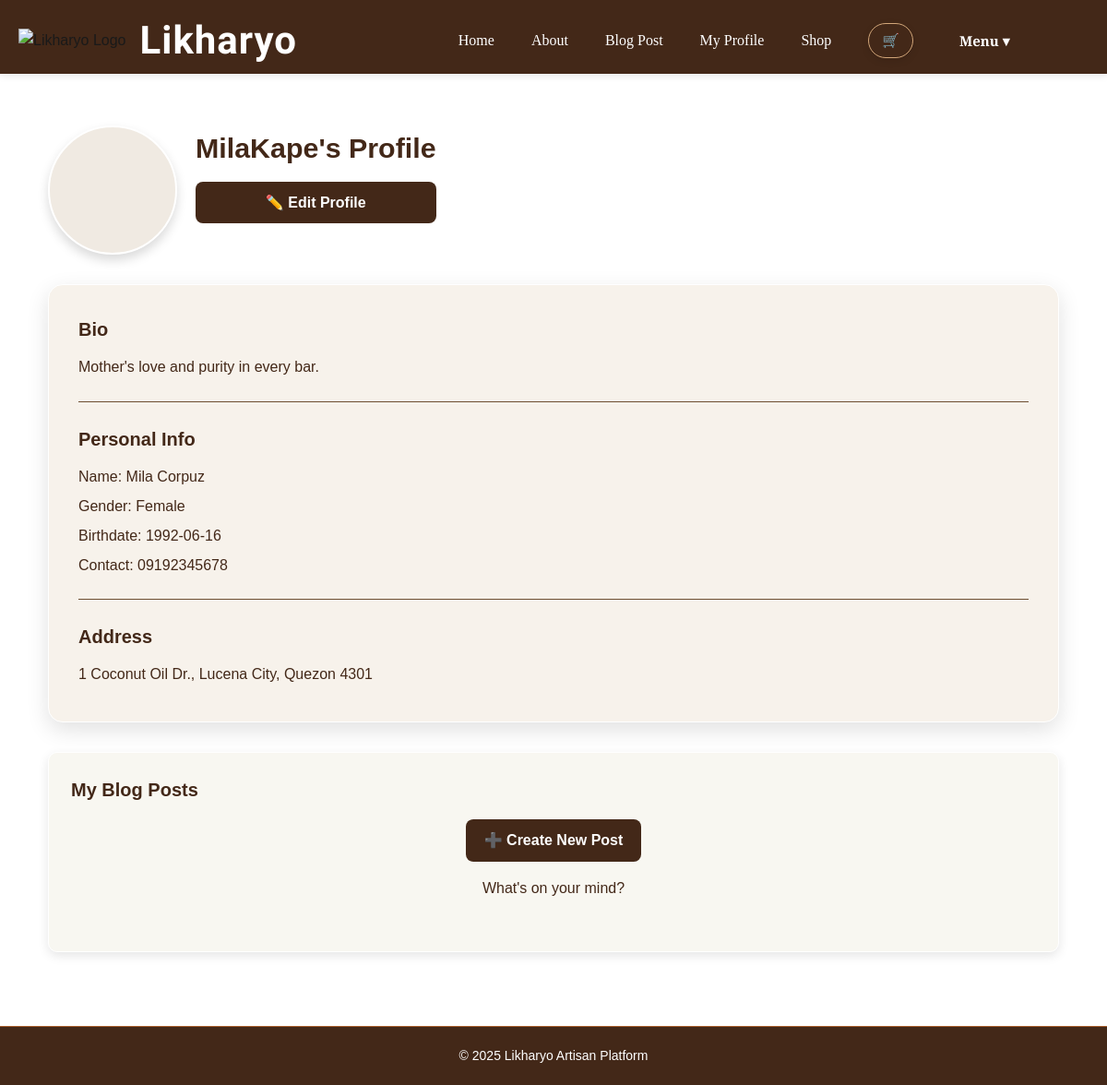
The page /profile (signed in) on the database its author committed.
### models.py (models this page shows, shortened)
class User(UserMixin, db.Model):
    __tablename__ = 'users'
    user_id = db.Column(db.Integer, primary_key=True)
    username = db.Column(db.String(150), unique=True, nullable=False)
    password_hash = db.Column(db.String(150), nullable=False)
    is_admin = db.Column(db.Boolean, default=False)
    first_name = db.Column(db.String(150), nullable=True)
    last_name = db.Column(db.String(150), nullable=True)
    gender = db.Column(db.String(50), nullable=True)
    birthdate = db.Column(db.Date, nullable=True)
    contact_num = db.Column(db.String(20), nullable=False, default="N/A")
    bio = db.Column(db.Text, nullable=True)
    profile_img_url = db.Column(db.String(250), nullable=True, default='images/default.png')
    address = db.relationship('Address', backref='user', uselist=False, cascade="all, delete-orphan", lazy=True)
    shops = db.relationship('Shop', backref='owner', lazy=True)

class Address(db.Model):
    __tablename__ = 'addresses'
    address_id = db.Column(db.Integer, primary_key=True)
    user_id = db.Column(db.Integer, db.ForeignKey('users.user_id'), unique=True, nullable=False)
    street_address = db.Column(db.String(150), nullable=False, default="N/A")
    city = db.Column(db.String(100), nullable=False, default="N/A")
    province = db.Column(db.String(100), nullable=False, default="N/A")
    zip_code = db.Column(db.String(20), nullable=False, default="0000")

### views.py (the view)
@views_bp.route('/profile', methods=['GET'])
@login_required
def profile():
    user = current_user
    address = user.address
    posts = BlogPost.query.filter_by(user_id=user.user_id).order_by(BlogPost.created_at.desc()).all()
    return render_template('profile.html', user=user, address=address, posts=posts)

### app.py (called while the page is built)
@login_manager.user_loader
def load_user(user_id):
    return User.query.get(int(user_id))

### templates/profile.html (shortened to what this page needs)
{% extends "base.html" %}
{% block extra_css %}
<link rel="stylesheet" href="{{ url_for('static', filename='profile.css') }}" />
{% endblock %}
{% block content %}
<div class="profile-page">
  <div class="profile-header">
    <div class="profile-img">
    </div>
    <div class="profile-info">
      <h2>{{ user.username }}'s Profile</h2>
      <a href="{{ url_for('views.edit_profile') }}" class="btn-brown edit-profile-btn">✏️ Edit Profile</a>
    </div>
  </div>
  <div class="profile-glass">
    <h3>Bio</h3>
    <p>{{ user.bio }}</p>
    <hr>
    <h3>Personal Info</h3>
    <p>Name: {{ user.first_name }} {{ user.last_name }}</p>
    <p>Gender: {{ user.gender }}</p>
    <p>Birthdate: {{ user.birthdate }}</p>
    <p>Contact: {{ user.contact_num }}</p>
    <hr>
    {% if address %}
    <h3>Address</h3>
    <p>{{ address.street_address }}, {{ address.city }}, {{ address.province }} {{ address.zip_code }}</p>
    {% endif %}
  </div>
  <div class="profile-section mt-4">
    <h3>My Blog Posts</h3>
    <div class="new-post-btn">
      <a href="{{ url_for('views.new_blog_post') }}" class="btn-brown">➕ Create New Post</a>
    </div>
    {% if posts|length == 0 %}
      <p class="blog-message">What's on your mind?</p>
    {% endif %}
  </div>
</div>
{% endblock %}

### static/base.css (style rules this page uses)
* { margin: 0; padding: 0; box-sizing: border-box; }
body { font-family: 'Poppins', sans-serif; background: linear-gradient(190deg, #f5ebe0); color: #1a1a1a; line-height: 1.6; display: flex; flex-direction: column; min-height: 100vh; }

### static/profile.css (style rules this page uses)
.profile-page { padding: 1rem 2rem; }
.profile-page .profile-header { display: flex; align-items: flex-start; gap: 20px; margin-bottom: 2rem; }
.profile-page .profile-img { width: 140px; height: 140px; border-radius: 50%; border: 2px solid #fff; box-shadow: 0 6px 12px rgba(0,0,0,0.15); background-color: #f0eae2; display: flex; align-items: center; justify-content: center; font-size: 0.95rem; font-weight: 600; color: #9a9a9a; text-align: center; overflow: hidden; }
.profile-page .profile-info { display: flex; flex-direction: column; justify-content: flex-start; }
.profile-page .profile-info h2 { font-size: 1.9rem; font-weight: 700; color: #432818; margin: 0 0 12px 0; }
.profile-page .edit-profile-btn { display: inline-block; background-color: #432818; color: #fff; padding: 12px 28px; min-width: 180px; text-align: center; border-radius: 8px; font-weight: 600; font-size: 1rem; text-decoration: none; transition: all 0.3s ease; }
.profile-page .profile-section { background: #f8f7f1; border: 1px solid #fff; border-radius: 10px; padding: 1.5rem; margin-bottom: 1.5rem; box-shadow: 0 4px 12px rgba(0,0,0,0.1); }
.profile-page .profile-section h3 { font-size: 1.25rem; font-weight: 600; color: #432818; margin-bottom: 0.75rem; }
.profile-page .profile-section p { font-size: 1rem; color: #432818; margin: 0.4rem 0; }
.profile-page .profile-glass { background: #f7f2eb; border-radius: 16px; padding: 2rem; margin-bottom: 2rem; box-shadow: 0 8px 24px rgba(0,0,0,0.12); border: 1px solid #fff; color: #432818; }
.profile-page .profile-glass h3 { font-size: 1.25rem; font-weight: 600; margin-bottom: 0.75rem; }
.profile-page .profile-glass p { font-size: 1rem; margin: 0.4rem 0; }
.profile-page .profile-glass hr { border: none; border-top: 1px solid #6c4e31; margin: 1.5rem 0; }
.profile-page .btn-brown { display: inline-block; background-color: #432818; color: #fff; padding: 10px 20px; border-radius: 8px; font-weight: 600; text-decoration: none; transition: all 0.3s ease; }
.profile-page .new-post-btn { display: flex; justify-content: center; margin: 1rem 0; }
.profile-page .blog-message { text-align: center; font-size: 1rem; color: #432818; margin-bottom: 1.5rem; }

### rows shown on the page
User: username "MilaKape", bio "Mother's love and purity in every bar.", first_name "Mila", last_name "Corpuz", gender "Female", birthdate "1992-06-16", contact_num "09192345678"
Address: street_address "1 Coconut Oil Dr.", city "Lucena City", province "Quezon", zip_code "4301"
